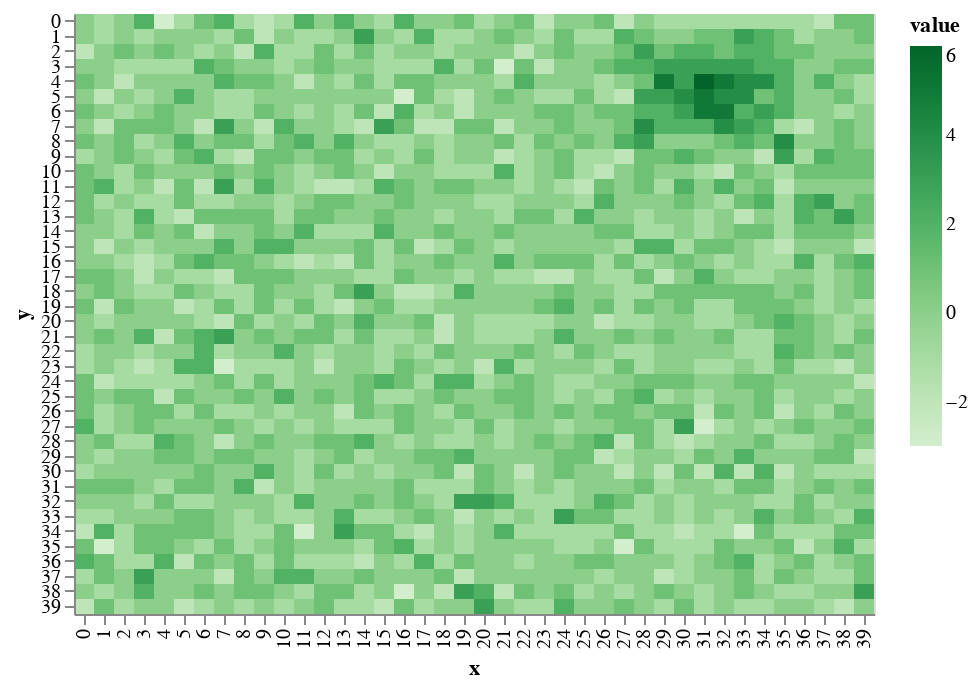

The code cell stored with this chart in its notebook:
### Markdown cell above
This makes a much more _natural_ looking mountain.

### Code cell
world.add_mountain(mdf)
draw.drawTerrainHeight(world.grid_elevation)

### Figure 1 — Vega-Lite specification as saved in the notebook (floating-point values rounded to 4 significant figures; data arrays with more than 128 entries replaced by an {"elided": "..."} marker saying what was removed)
{"$schema": "https://vega.github.io/schema/vega-lite/v2.6.0.json", "config": {"view": {"height": 300, "width": 400}}, "data": {"name": "data-9574306d40f38dc9a7899dcfffffe9d6"}, "datasets": {"data-9574306d40f38dc9a7899dcfffffe9d6": {"elided": "1600 records"}}, "encoding": {"color": {"field": "value", "scale": {"scheme": "greens"}, "type": "quantitative"}, "x": {"field": "x", "type": "ordinal"}, "y": {"field": "y", "type": "ordinal"}}, "mark": "rect"}
